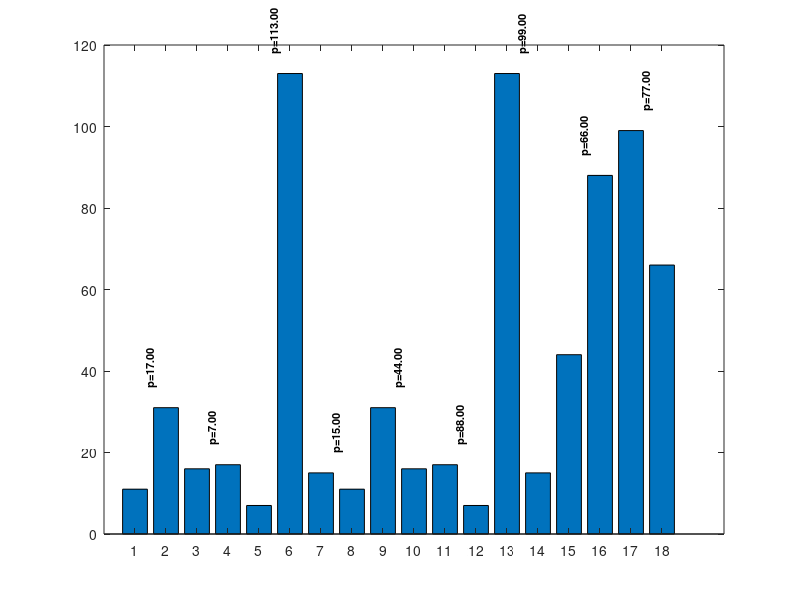

Recreate this plot in MATLAB.
y = [11 31 16 17 7 113 15 11 31 16 17 7 113 15 44 88 99 66]';
p = [17 7 113 15 44 88 99 66 77]';

bar(y)

set(gca,'xtick',1:18)

xt=(1:2:18)'+ 0.5;
yMaxPerPair = max([y(1:2:end-1),y(2:2:end)],[],2);
yt=yMaxPerPair+5;
ytxt=num2str(p(:,1),'p=%.2f');
text(xt,yt,ytxt,'rotation',90,'fontsize',8,'fontweight','bold')